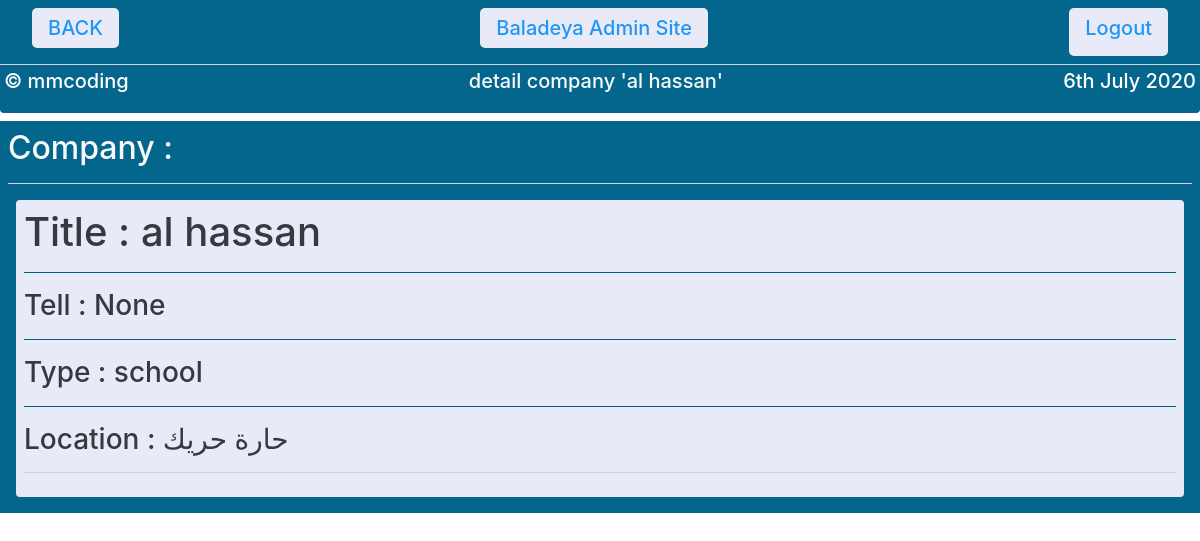
Screenshot of /adminbaladeya/company/2/2/2/ (signed in) with the database file from the repository.
### website/models.py (models this page shows, shortened)
class Company(models.Model):
    company_title =                 models.CharField(max_length=128)
    company_location =              models.CharField(max_length=200, default='municipality location')
    company_tell =                  models.CharField(max_length=128, blank=True, null=True)
    type =                          models.ForeignKey(CompanyType,  on_delete=models.CASCADE, null=True, blank=True,related_name='company')
    company_date =                 models.DateTimeField(default=datetime.now, blank=True, null=True)
    madetby=models.ForeignKey(User,blank=True,null=True,on_delete=models.CASCADE,related_name='company')

class CompanyType(models.Model):
    company_type_title =            models.CharField(max_length=128)
    section =                       models.ForeignKey(CompanySection,  on_delete=models.CASCADE, null=True, blank=True,related_name='type')
    company_type_date =                 models.DateTimeField(default=datetime.now, blank=True, null=True)
    madetby=models.ForeignKey(User,blank=True,null=True,on_delete=models.CASCADE,related_name='companytype')
    def __str__(self):#return the title of object when i call the object
        return self.company_type_title

### baladeyaadmin/views.py (the view)
# urls.py: path('company/<int:pks>/<int:pk>/<int:pkc>/',company_detail,name='companydetail'),#company_detail
@login_required
def company_detail(request, pks,pkc,pk):
    thecompany=Company.objects.get(id=pkc)
    context = {
        'thecompany':thecompany,
    }
    return render(request,'admin/company/detail.html',context)

### templates/admin/Company/detail.html
{% extends 'admin/adminbase.html' %}
{% block directory %}detail company '{{thecompany.company_title}}' {% endblock %}
{% block admincontent %}
<div class="bac mx-auto p-2  ">
    <h2 class="text-light">Company :</h2>
    <hr class="bac1">
    <div class="bac1 text-dark p-2 m-2 h3 rounded">
<h1>        Title : {{thecompany.company_title}}
</h1>
        <hr class="w-100 bac">
        Tell : {{thecompany.company_tell}}
        <hr class="w-100 bac">
        Type : {{ thecompany.type }}
        <hr class="w-100 bac">
        Location : {{thecompany.company_location}}
        <hr class="w-100 bg-dnews_daterk">
    </div>
</div>
{% endblock %}

### templates/admin/adminbase.html (style rules this page uses)
.bac { background: #05668D; }
.bac1 { background: #E8EBF7; }

### rows the page displays
Company: company_title "al hassan", company_tell "None", type "school", company_location "حارة حريك"
